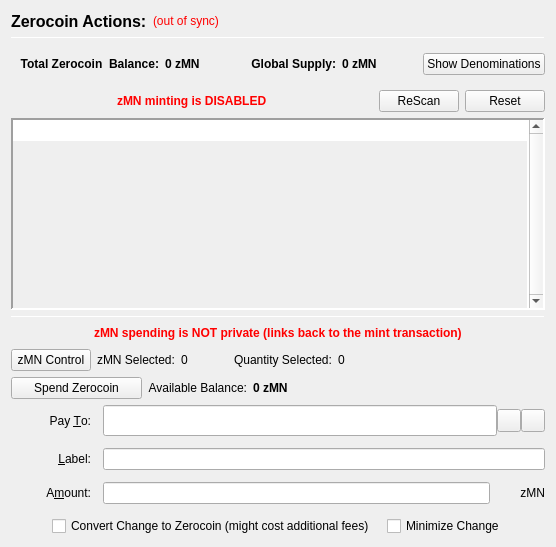
                  <widget class="QFrame" name="verticalFrameLeft">
                   <layout class="QVBoxLayout" name="verticalLayout_2">
                    <item>
                     <layout class="QVBoxLayout" name="verticalLayout_3">
                      <item>
                       <layout class="QHBoxLayout" name="horizontalLayout_3">
                        <item>
                         <widget class="QLabel" name="labelzMNActions">
                          <property name="font">
                           <font>
                            <pointsize>12</pointsize>
                            <weight>75</weight>
                            <bold>true</bold>
                           </font>
                          </property>
                          <property name="text">
                           <string>Zerocoin Actions:</string>
                          </property>
                          <property name="alignment">
                           <set>Qt::AlignLeading|Qt::AlignLeft|Qt::AlignVCenter</set>
                          </property>
                         </widget>
                        </item>
                        <item>
                         <widget class="QLabel" name="labelzMNSyncStatus">
                          <property name="toolTip">
                           <string>The displayed information may be out of date. Your wallet automatically synchronizes with the MasterNoder network after a connection is established, but this process has not completed yet.</string>
                          </property>
                          <property name="styleSheet">
                           <string notr="true">QLabel { color: red; }</string>
                          </property>
                          <property name="text">
                           <string notr="true">(out of sync)</string>
                          </property>
                          <property name="alignment">
                           <set>Qt::AlignLeading|Qt::AlignLeft|Qt::AlignVCenter</set>
                          </property>
                         </widget>
                        </item>
                        <item>
                         <spacer name="horizontalSpacer">
                          <property name="orientation">
                           <enum>Qt::Horizontal</enum>
                          </property>
                          <property name="sizeHint" stdset="0">
                           <size>
                            <width>40</width>
                            <height>20</height>
                           </size>
                          </property>
                         </spacer>
                        </item>
                       </layout>
                      </item>
                      <item>
                       <widget class="Line" name="lineUpperLeft">
                        <property name="minimumSize">
                         <size>
                          <width>0</width>
                          <height>1</height>
                         </size>
                        </property>
                        <property name="maximumSize">
                         <size>
                          <width>16777215</width>
                          <height>1</height>
                         </size>
                        </property>
                        <property name="frameShadow">
                         <enum>QFrame::Sunken</enum>
                        </property>
                        <property name="orientation">
                         <enum>Qt::Horizontal</enum>
                        </property>
                       </widget>
                      </item>
                      <item>
                       <widget class="QFrame" name="balanceSupplyFrame">
                        <layout class="QHBoxLayout" name="horizontalLayout_2" stretch="0,0,0,1,0">
                         <property name="rightMargin">
                          <number>0</number>
                         </property>
                         <item>
                          <layout class="QHBoxLayout" name="horizontalLayout_34">
                           <item>
                            <widget class="QLabel" name="labelzAvailableText_3">
                             <property name="font">
                              <font>
                               <weight>75</weight>
                               <bold>true</bold>
                              </font>
                             </property>
                             <property name="toolTip">
                              <string>Total Balance including unconfirmed and immature zMN</string>
                             </property>
                             <property name="text">
                              <string>Total Zerocoin  Balance:</string>
                             </property>
                             <property name="alignment">
                              <set>Qt::AlignRight|Qt::AlignTrailing|Qt::AlignVCenter</set>
                             </property>
                            </widget>
                           </item>
                           <item>
                            <widget class="QLabel" name="labelzAvailableAmount_4">
                             <property name="minimumSize">
                              <size>
                               <width>40</width>
                               <height>0</height>
                              </size>
                             </property>
                             <property name="font">
                              <font>
                               <weight>75</weight>
                               <bold>true</bold>
                              </font>
                             </property>
                             <property name="toolTip">
                              <string>Total Balance including unconfirmed and immature zMN</string>
                             </property>
                             <property name="text">
                              <string>0 zMN</string>
                             </property>
                             <property name="alignment">
                              <set>Qt::AlignLeading|Qt::AlignLeft|Qt::AlignVCenter</set>
                             </property>
                            </widget>
                           </item>
                          </layout>
                         </item>
                         <item>
                          <spacer name="horizontalSpacer_32">
                           <property name="orientation">
                            <enum>Qt::Horizontal</enum>
                           </property>
                           <property name="sizeHint" stdset="0">
                            <size>
                             <width>40</width>
                             <height>20</height>
                            </size>
                           </property>
                          </spacer>
                         </item>
                         <item>
                          <layout class="QHBoxLayout" name="horizontalLayout_35">
                           <item>
                            <widget class="QLabel" name="labelZsupplyText_2">
                             <property name="font">
                              <font>
                               <weight>75</weight>
                               <bold>true</bold>
                              </font>
                             </property>
                             <property name="text">
                              <string>Global Supply:</string>
                             </property>
                             <property name="alignment">
                              <set>Qt::AlignRight|Qt::AlignTrailing|Qt::AlignVCenter</set>
                             </property>
                            </widget>
                           </item>
                           <item>
                            <widget class="QLabel" name="labelZsupplyAmount_2">
                             <property name="font">
                              <font>
                               <weight>75</weight>
                               <bold>true</bold>
                              </font>
                             </property>
                             <property name="text">
                              <string>0 zMN</string>
                             </property>
                            </widget>
                           </item>
                          </layout>
                         </item>
                         <item>
                          <spacer name="horizontalSpacer_31">
                           <property name="orientation">
                            <enum>Qt::Horizontal</enum>
                           </property>
                           <property name="sizeHint" stdset="0">
                            <size>
                             <width>40</width>
                             <height>20</height>
                            </size>
                           </property>
                          </spacer>
                         </item>
                         <item>
                          <widget class="QPushButton" name="pushButtonShowDenoms">
                           <property name="toolTip">
                            <string>Show zMN denominations list</string>
                           </property>
                           <property name="text">
                            <string>Show Denominations</string>
                           </property>
                          </widget>
                         </item>
                        </layout>
                       </widget>
                      </item>
                      <item>
                       <layout class="QHBoxLayout" name="horizontalLayout_4">
                        <item>
                         <spacer name="horizontalSpacer_2">
                          <property name="orientation">
                           <enum>Qt::Horizontal</enum>
                          </property>
                          <property name="sizeHint" stdset="0">
                           <size>
                            <width>40</width>
                            <height>20</height>
                           </size>
                          </property>
                         </spacer>
                        </item>
                        <item>
                         <widget class="QLabel" name="label">
                          <property name="styleSheet">
                           <string notr="true">color: red;
font-weight: bold;</string>
                          </property>
                          <property name="text">
                           <string>zMN minting is DISABLED</string>
                          </property>
                         </widget>
                        </item>
                        <item>
                         <spacer name="horizontalSpacer_3">
                          <property name="orientation">
                           <enum>Qt::Horizontal</enum>
                          </property>
                          <property name="sizeHint" stdset="0">
                           <size>
                            <width>40</width>
                            <height>20</height>
                           </size>
                          </property>
                         </spacer>
                        </item>
                        <item>
                         <widget class="QPushButton" name="pushButtonMintReset">
                          <property name="maximumSize">
                           <size>
                            <width>80</width>
                            <height>16777215</height>
                           </size>
                          </property>
                          <property name="toolTip">
                           <string>Rescan the complete blockchain for  Zerocoin mints and their meta-data.</string>
                          </property>
                          <property name="text">
                           <string>ReScan</string>
                          </property>
                         </widget>
                        </item>
                        <item>
                         <widget class="QPushButton" name="pushButtonSpentReset">
                          <property name="maximumSize">
                           <size>
                            <width>80</width>
                            <height>16777215</height>
                           </size>
                          </property>
                          <property name="toolTip">
                           <string>Reset Zerocoin Wallet DB. Deletes transactions that did not make it into the blockchain.</string>
                          </property>
                          <property name="text">
                           <string>Reset</string>
                          </property>
                         </widget>
                        </item>
                       </layout>
                      </item>
                      <item>
                       <widget class="QPlainTextEdit" name="TEMintStatus">
                        <property name="font">
                         <font>
                          <pointsize>8</pointsize>
                         </font>
                        </property>
                        <property name="toolTip">
                         <string>Status and/or Mesages from the last Mint Action.</string>
                        </property>
                        <property name="frameShape">
                         <enum>QFrame::Panel</enum>
                        </property>
                        <property name="frameShadow">
                         <enum>QFrame::Sunken</enum>
                        </property>
                        <property name="lineWidth">
                         <number>2</number>
                        </property>
                        <property name="midLineWidth">
                         <number>2</number>
                        </property>
                        <property name="verticalScrollBarPolicy">
                         <enum>Qt::ScrollBarAlwaysOn</enum>
                        </property>
                        <property name="horizontalScrollBarPolicy">
                         <enum>Qt::ScrollBarAlwaysOff</enum>
                        </property>
                        <property name="readOnly">
                         <bool>true</bool>
                        </property>
                        <property name="plainText">
                         <string notr="true"/>
                        </property>
                        <property name="backgroundVisible">
                         <bool>true</bool>
                        </property>
                       </widget>
                      </item>
                      <item>
                       <widget class="Line" name="line">
                        <property name="minimumSize">
                         <size>
                          <width>0</width>
                          <height>1</height>
                         </size>
                        </property>
                        <property name="maximumSize">
                         <size>
                          <width>16777215</width>
                          <height>1</height>
                         </size>
                        </property>
                        <property name="orientation">
                         <enum>Qt::Horizontal</enum>
                        </property>
                       </widget>
                      </item>
                      <item>
                       <layout class="QHBoxLayout" name="horizontalLayout_7">
                        <item>
                         <spacer name="horizontalSpacer_18">
                          <property name="orientation">
                           <enum>Qt::Horizontal</enum>
                          </property>
                          <property name="sizeHint" stdset="0">
                           <size>
                            <width>40</width>
                            <height>20</height>
                           </size>
                          </property>
                         </spacer>
                        </item>
                        <item>
                         <widget class="QLabel" name="label_2">
                          <property name="styleSheet">
                           <string notr="true">color: red;
font-weight: bold;</string>
                          </property>
                          <property name="text">
                           <string>zMN spending is NOT private (links back to the mint transaction)</string>
                          </property>
                         </widget>
                        </item>
                        <item>
                         <spacer name="horizontalSpacer_30">
                          <property name="orientation">
                           <enum>Qt::Horizontal</enum>
                          </property>
                          <property name="sizeHint" stdset="0">
                           <size>
                            <width>40</width>
                            <height>20</height>
                           </size>
                          </property>
                         </spacer>
                        </item>
                       </layout>
                      </item>
                      <item>
                       <layout class="QHBoxLayout" name="horizontalLayout_24">
                        <property name="leftMargin">
                         <number>0</number>
                        </property>
                        <property name="bottomMargin">
                         <number>0</number>
                        </property>
                        <item>
                         <widget class="QPushButton" name="pushButtonZPivControl">
                          <property name="text">
                           <string>zMN Control</string>
                          </property>
                         </widget>
                        </item>
                        <item>
                         <widget class="QLabel" name="labelzPivSelected">
                          <property name="text">
                           <string>zMN Selected:</string>
                          </property>
                         </widget>
                        </item>
                        <item>
                         <widget class="QLabel" name="labelzPivSelected_int">
                          <property name="text">
                           <string>0</string>
                          </property>
                         </widget>
                        </item>
                        <item>
                         <spacer name="horizontalSpacer_17">
                          <property name="orientation">
                           <enum>Qt::Horizontal</enum>
                          </property>
                          <property name="sizeType">
                           <enum>QSizePolicy::Fixed</enum>
                          </property>
                          <property name="sizeHint" stdset="0">
                           <size>
                            <width>40</width>
                            <height>20</height>
                           </size>
                          </property>
                         </spacer>
                        </item>
                        <item>
                         <widget class="QLabel" name="labelQuantitySelected">
                          <property name="text">
                           <string>Quantity Selected:</string>
                          </property>
                         </widget>
                        </item>
                        <item>
                         <widget class="QLabel" name="labelQuantitySelected_int">
                          <property name="text">
                           <string>0</string>
                          </property>
                         </widget>
                        </item>
                        <item>
                         <spacer name="horizontalSpacer_19">
                          <property name="orientation">
                           <enum>Qt::Horizontal</enum>
                          </property>
                          <property name="sizeHint" stdset="0">
                           <size>
                            <width>40</width>
                            <height>20</height>
                           </size>
                          </property>
                         </spacer>
                        </item>
                       </layout>
                      </item>
                      <item>
                       <layout class="QHBoxLayout" name="horizontalLayout_6">
                        <item>
                         <widget class="QPushButton" name="pushButtonSpendzMN">
                          <property name="minimumSize">
                           <size>
                            <width>131</width>
                            <height>0</height>
                           </size>
                          </property>
                          <property name="toolTip">
                           <string>Spend Zerocoin. Without 'Pay To:' address creates payments to yourself.</string>
                          </property>
                          <property name="text">
                           <string>Spend Zerocoin</string>
                          </property>
                         </widget>
                        </item>
                        <item>
                         <widget class="QLabel" name="labelzMNBalanceText">
                          <property name="toolTip">
                           <string>Available (mature and spendable) zMN for spending</string>
                          </property>
                          <property name="text">
                           <string>Available Balance:</string>
                          </property>
                          <property name="alignment">
                           <set>Qt::AlignRight|Qt::AlignTrailing|Qt::AlignVCenter</set>
                          </property>
                         </widget>
                        </item>
                        <item>
                         <widget class="QLabel" name="labelzAvailableAmount_2">
                          <property name="font">
                           <font>
                            <weight>75</weight>
                            <bold>true</bold>
                           </font>
                          </property>
                          <property name="toolTip">
                           <string>Available (mature and spendable) zMN for spending

zMN are mature when they have more than 20 confirmations AND more than 2 mints of the same denomination after them were minted</string>
                          </property>
                          <property name="text">
                           <string>0 zMN</string>
                          </property>
                          <property name="alignment">
                           <set>Qt::AlignLeading|Qt::AlignLeft|Qt::AlignVCenter</set>
                          </property>
                         </widget>
                        </item>
                        <item>
                         <spacer name="horizontalSpacer_4">
                          <property name="orientation">
                           <enum>Qt::Horizontal</enum>
                          </property>
                          <property name="sizeHint" stdset="0">
                           <size>
                            <width>40</width>
                            <height>20</height>
                           </size>
                          </property>
                         </spacer>
                        </item>
                       </layout>
                      </item>
                      <item>
                       <layout class="QGridLayout" name="gridLayout_7">
                        <property name="spacing">
                         <number>12</number>
                        </property>
                        <item row="0" column="0">
                         <widget class="QLabel" name="payToLabel">
                          <property name="minimumSize">
                           <size>
                            <width>80</width>
                            <height>0</height>
                           </size>
                          </property>
                          <property name="text">
                           <string>Pay &amp;To:</string>
                          </property>
                          <property name="alignment">
                           <set>Qt::AlignRight|Qt::AlignTrailing|Qt::AlignVCenter</set>
                          </property>
                          <property name="buddy">
                           <cstring>payTo</cstring>
                          </property>
                         </widget>
                        </item>
                        <item row="0" column="1">
                         <layout class="QHBoxLayout" name="payToLayout">
                          <property name="spacing">
                           <number>0</number>
                          </property>
                          <item>
                           <widget class="QValidatedLineEdit" name="payTo">
                            <property name="enabled">
                             <bool>true</bool>
                            </property>
                            <property name="minimumSize">
                             <size>
                              <width>0</width>
                              <height>31</height>
                             </size>
                            </property>
                            <property name="toolTip">
                             <string>The MasterNoder address to send the payment to. Creates local payment to yourself when empty.</string>
                            </property>
                           </widget>
                          </item>
                          <item>
                           <widget class="QToolButton" name="addressBookButton">
                            <property name="toolTip">
                             <string>Choose previously used address</string>
                            </property>
                            <property name="text">
                             <string/>
                            </property>
                            <property name="icon">
                             <iconset resource="../masternoder.qrc">
                              <normaloff>:/icons/address-book</normaloff>:/icons/address-book</iconset>
                            </property>
                            <property name="shortcut">
                             <string>Alt+A</string>
                            </property>
                           </widget>
                          </item>
                          <item>
                           <widget class="QToolButton" name="pasteButton">
                            <property name="toolTip">
                             <string>Paste address from clipboard</string>
                            </property>
                            <property name="text">
                             <string/>
                            </property>
                            <property name="icon">
                             <iconset resource="../masternoder.qrc">
                              <normaloff>:/icons/editpaste</normaloff>:/icons/editpaste</iconset>
                            </property>
                            <property name="shortcut">
                             <string>Alt+P</string>
                            </property>
                           </widget>
                          </item>
                         </layout>
                        </item>
                        <item row="1" column="0">
                         <widget class="QLabel" name="labelLabel">
                          <property name="minimumSize">
                           <size>
                            <width>80</width>
                            <height>0</height>
                           </size>
                          </property>
                          <property name="text">
                           <string>&amp;Label:</string>
                          </property>
                          <property name="alignment">
                           <set>Qt::AlignRight|Qt::AlignTrailing|Qt::AlignVCenter</set>
                          </property>
                          <property name="buddy">
                           <cstring>addAsLabel</cstring>
                          </property>
                         </widget>
                        </item>
                        <item row="1" column="1">
                         <widget class="QLineEdit" name="addAsLabel">
                          <property name="toolTip">
                           <string>Enter a label for this address to add it to the list of used addresses</string>
                          </property>
                         </widget>
                        </item>
                        <item row="2" column="0">
                         <widget class="QLabel" name="amountLabel">
                          <property name="minimumSize">
                           <size>
                            <width>80</width>
                            <height>0</height>
                           </size>
                          </property>
                          <property name="text">
                           <string>A&amp;mount:</string>
                          </property>
                          <property name="alignment">
                           <set>Qt::AlignRight|Qt::AlignTrailing|Qt::AlignVCenter</set>
                          </property>
                          <property name="buddy">
                           <cstring>zMNpayAmount</cstring>
                          </property>
                         </widget>
                        </item>
                        <item row="2" column="1">
                         <layout class="QHBoxLayout" name="horizontalLayout_9">
                          <property name="spacing">
                           <number>0</number>
                          </property>
                          <item>
                           <widget class="QLineEdit" name="zMNpayAmount"/>
                          </item>
                          <item>
                           <widget class="QLabel" name="labelzMN">
                            <property name="minimumSize">
                             <size>
                              <width>55</width>
                              <height>0</height>
                             </size>
                            </property>
                            <property name="text">
                             <string>zMN</string>
                            </property>
                            <property name="alignment">
                             <set>Qt::AlignRight|Qt::AlignTrailing|Qt::AlignVCenter</set>
                            </property>
                           </widget>
                          </item>
                         </layout>
                        </item>
                        <item row="3" column="0" colspan="2">
                         <layout class="QHBoxLayout" name="horizontalLayout_10">
                          <item>
                           <spacer name="horizontalSpacer_5">
                            <property name="orientation">
                             <enum>Qt::Horizontal</enum>
                            </property>
                            <property name="sizeHint" stdset="0">
                             <size>
                              <width>40</width>
                              <height>20</height>
                             </size>
                            </property>
                           </spacer>
                          </item>
                          <item>
                           <widget class="QCheckBox" name="checkBoxMintChange">
                            <property name="sizePolicy">
                             <sizepolicy hsizetype="MinimumExpanding" vsizetype="Fixed">
                              <horstretch>0</horstretch>
                              <verstretch>0</verstretch>
                             </sizepolicy>
                            </property>
                            <property name="layoutDirection">
                             <enum>Qt::LeftToRight</enum>
                            </property>
                            <property name="text">
                             <string>Convert Change to Zerocoin (might cost additional fees)</string>
                            </property>
                           </widget>
                          </item>
                          <item>
                           <widget class="QCheckBox" name="checkBoxMinimizeChange">
                            <property name="toolTip">
                             <string>If checked, the wallet tries to minimize the returning change instead of minimizing the number of spent denominations.</string>
                            </property>
                            <property name="text">
                             <string>Minimize Change</string>
                            </property>
                           </widget>
                          </item>
                          <item>
                           <spacer name="horizontalSpacer_6">
                            <property name="orientation">
                             <enum>Qt::Horizontal</enum>
                            </property>
                            <property name="sizeHint" stdset="0">
                             <size>
                              <width>40</width>
                              <height>20</height>
                             </size>
                            </property>
                           </spacer>
                          </item>
                         </layout>
                        </item>
                       </layout>
                      </item>
                     </layout>
                    </item>
                   </layout>
                  </widget>
